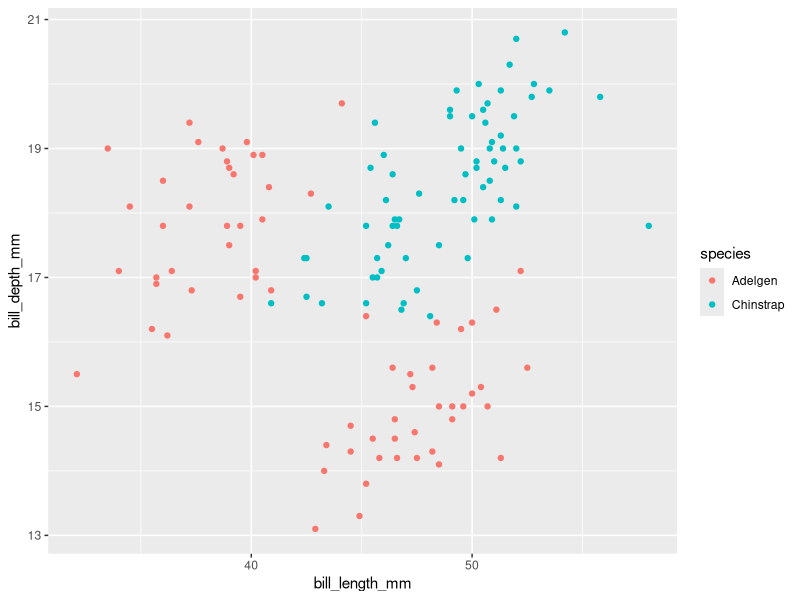
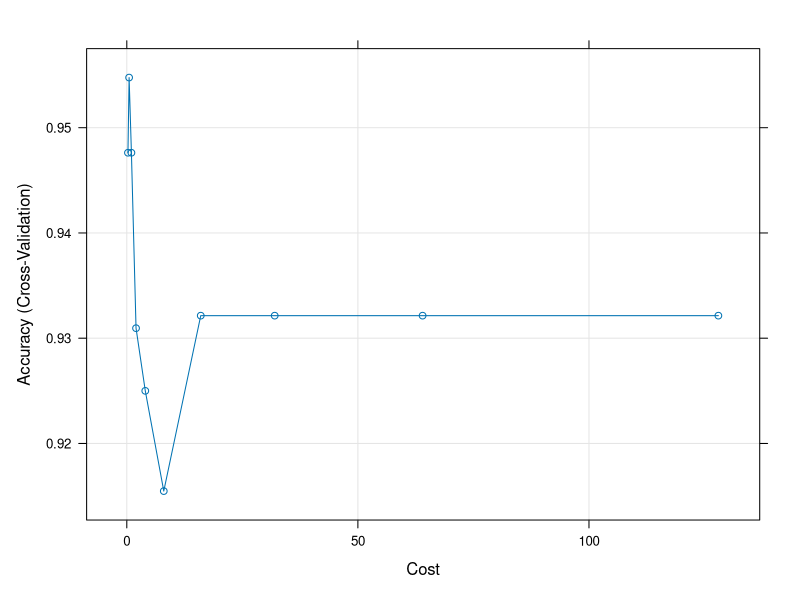
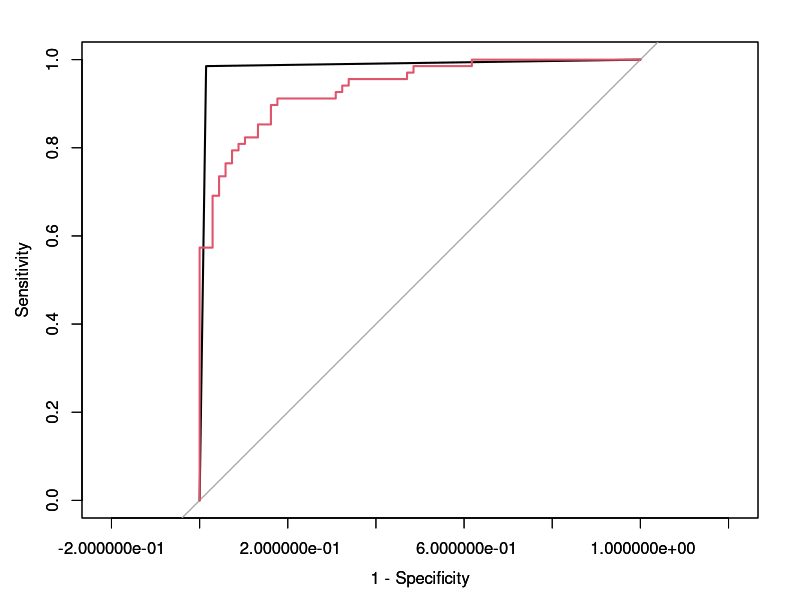
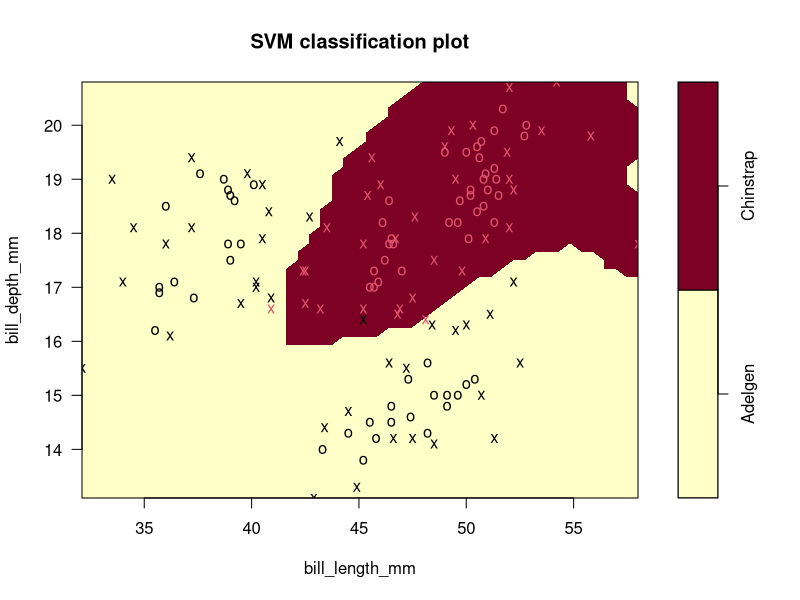
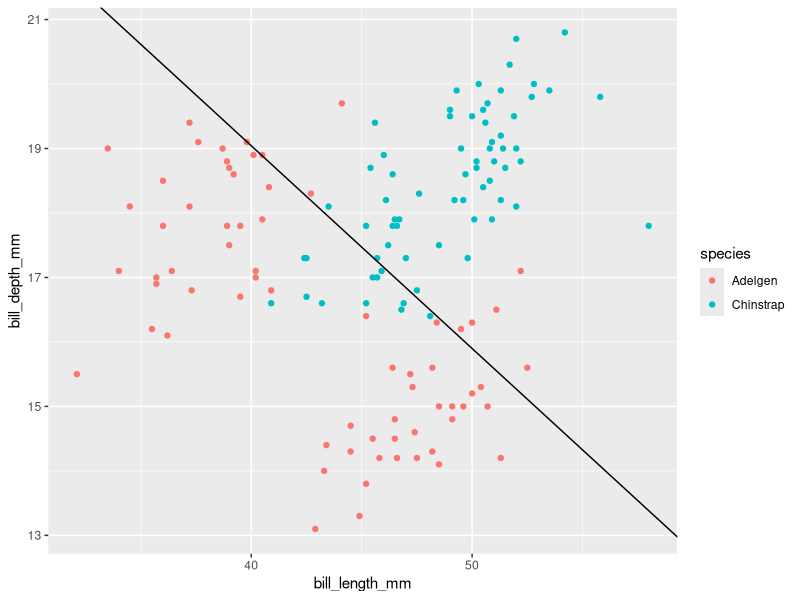
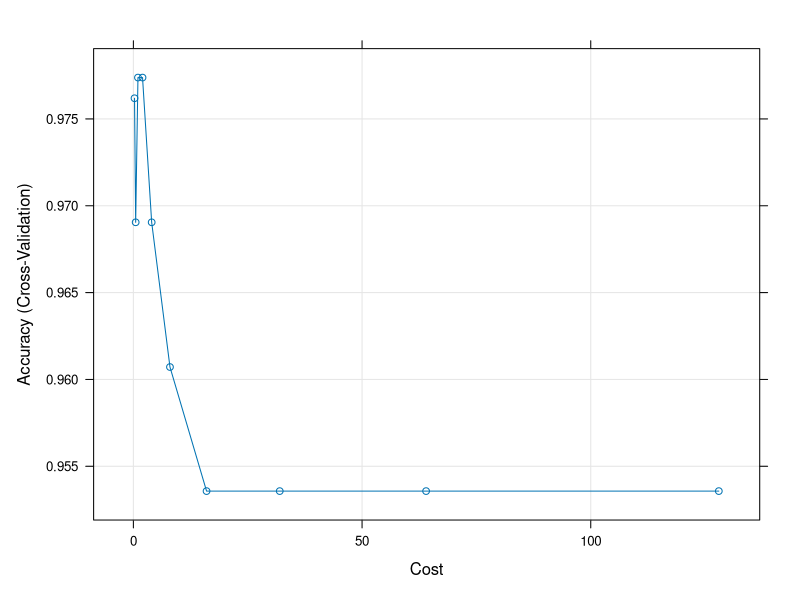
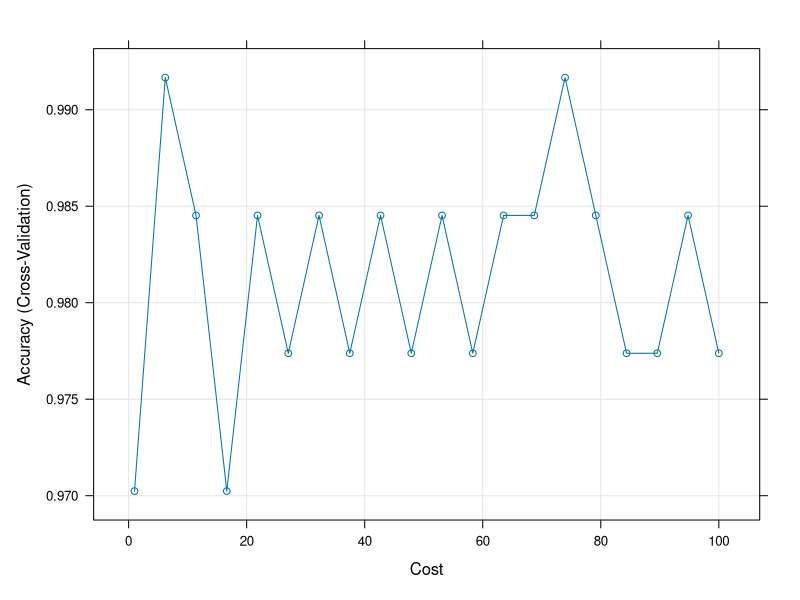
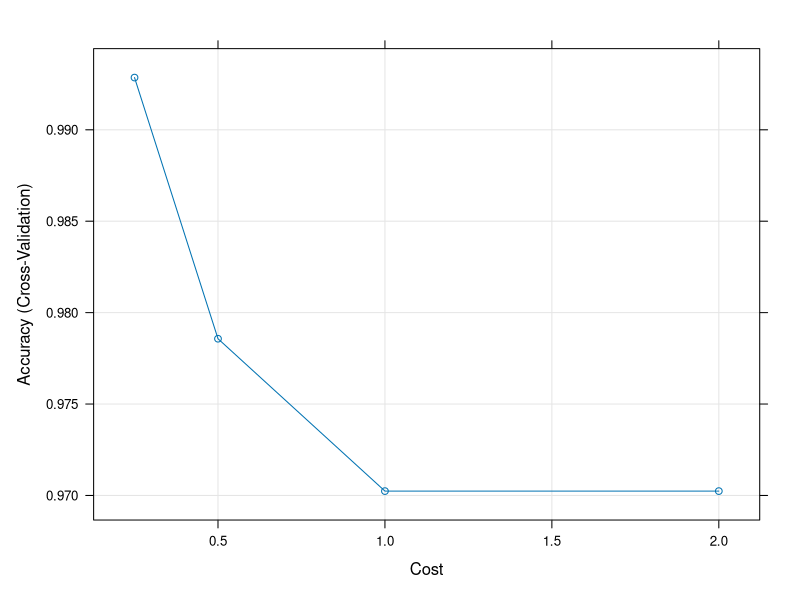

The R script that drew these images, in order:
## ---- chunk 1
knitr::opts_chunk$set(echo = TRUE, error=TRUE, message=FALSE, warning=FALSE)
## ---- chunk 2
library(ggplot2)
library(caret)
library(e1071)
library(ROCR)
library(dplyr)
library(palmerpenguins)
library(pROC)
## ---- chunk 3
# Import raw data
data(penguins)

# Check out the codebook by typing this in your console
#?penguins

# Create a new hybrid 
# And take a smaller sample (just for the purposes of this project)
set.seed(253)
new_penguins <- penguins %>% 
  mutate(species = case_when(
    species %in% c("Adelie","Gentoo") ~ "Adelgen",
    species == "Chinstrap" ~ "Chinstrap"
  )) %>% 
  group_by(species) %>% 
  sample_n(68)

# preprocess the data
new_penguins <- new_penguins %>%
  select(-year)%>%
  mutate(island=as.factor(island))

## ---- chunk 4
new_penguins %>% 
  ggplot(aes(x=bill_length_mm,y=bill_depth_mm,color=species))+
  geom_point()
## ---- chunk 5
set.seed(253)
svmR <- train(
     species~ bill_length_mm + bill_depth_mm,
    data = new_penguins,
    method = "svmRadial",
    trControl = trainControl(method = "cv", number = 10, classProbs = TRUE),
    tuneLength = 10,
    metric = "Accuracy",
    na.action = na.omit
)
svmR$results %>% filter((sigma==svmR$bestTune$sigma) & (C==svmR$bestTune$C) )
## ---- chunk 6
set.seed(253)
svmL <- train(
     species~ bill_length_mm + bill_depth_mm,
    data = new_penguins,
    method = "svmLinear",
    trControl = trainControl(method = "cv", number = 10),
    tuneLength = 10,
    metric = "Accuracy",
    na.action = na.omit
)
svmL$results %>% filter(C==svmL$bestTune$C)
## ---- chunk 7
set.seed(253)
svmP <- train(
    species~ bill_length_mm + bill_depth_mm,
    data = new_penguins,
    method = "svmPoly",
    trControl = trainControl(method = "cv", number = 10),
    tuneLength = 4,
    metric = "Accuracy",
    na.action = na.omit
)
## ---- chunk 8
svmP$results %>% filter((degree==svmP$bestTune$degree)&(C==svmP$bestTune$C)&(scale==svmP$bestTune$scale))
## ---- chunk 9
svmR$bestTune
plot(svmR)
## ---- chunk 10
set.seed(253)
logistic_model <- train(
    species ~ bill_length_mm+bill_depth_mm,
    data = new_penguins,
    method = "glm",
    family = "binomial",
    trControl = trainControl(method = "cv", number = 10),
    metric = "Accuracy",
    na.action = na.omit
)

## ---- chunk 11
predict_data <- na.omit(svmR$trainingData)
#p1<-predict(svmR,predict_data)
#roc(response=predict_data$.outcome,pred=as.numeric(p1),plot=TRUE, legacy.axes=TRUE)
classifications_svmR <- predict(svmR, newdata = predict_data, type = "raw")
confusionMatrix(data = classifications_svmR, 
  reference = as.factor(predict_data$.outcome), 
  positive = "Adelgen")
## ---- chunk 12
classifications_log <- predict(logistic_model, newdata = predict_data, type = "raw")
confusionMatrix(data = classifications_log, 
  reference = as.factor(predict_data$.outcome), 
  positive = "Adelgen")
## ---- chunk 13
p1<-predict(svmR,predict_data)
roc(response=predict_data$.outcome,pred=as.numeric(p1),plot=TRUE, legacy.axes=TRUE)
par(new=TRUE)
roc(response=predict_data$.outcome,pre=fitted(logistic_model),plot=TRUE,legacy.axes=TRUE,col=2)
## ---- chunk 14
svmR$results %>% filter((sigma==svmR$bestTune$sigma) & (C==svmR$bestTune$C) )
logistic_model$results
## ---- chunk 15
penguins_data<-new_penguins %>% mutate(species=as.factor(species)) %>% select(species,bill_length_mm,bill_depth_mm)
## ---- chunk 16
svmRfit=svm(as.factor(species)~bill_depth_mm+bill_length_mm, data=new_penguins, kernel="radial", cost=0.5,gamma=3.663707)
plot(svmRfit,penguins_data)
## ---- chunk 17
new_penguins %>% 
  ggplot(aes(x=bill_length_mm,y=bill_depth_mm,color=species))+
  geom_point()+
  geom_abline(intercept=39.8641/1.2608, slope = -0.3964/1.2608, linetype='solid', color='black')
## ---- chunk 18
set.seed(253)
svmR_f <- train(
     species~ .,
    data = new_penguins,
    method = "svmRadial",
    trControl = trainControl(method = "cv", number = 10),
    tuneLength = 10,
    metric = "Accuracy",
    na.action = na.omit
)
svmR_f$results %>% filter((sigma==svmR_f$bestTune$sigma) & (C==svmL$bestTune$C))
## ---- chunk 19
set.seed(253)
svmL_f <- train(
    species~ .,
    data = new_penguins,
    method = "svmLinear",
    trControl = trainControl(method = "cv", number = 10, classProbs = TRUE),
    tuneGrid = data.frame(C = seq(1, 100, length = 20)),
    metric = "Accuracy",
    na.action = na.omit
)
svmL_f$results %>% filter(C==svmL_f$bestTune$C)
## ---- chunk 20
set.seed(253)
svmP_f <- train(
    species~ .,
    data = new_penguins,
    method = "svmPoly",
    trControl = trainControl(method = "cv", number = 10),
    tuneLength = 4,
    metric = "Accuracy",
    na.action = na.omit
)
svmP_f$results %>% filter((degree==svmP_f$bestTune$degree) & (C==svmP_f$bestTune$C) & (scale==svmP_f$bestTune$scale))
## ---- chunk 21

set.seed(253)
svmP_f2 <- train(
    as.factor(species)~ .,
    data = new_penguins,
    method = "svmPoly",
    trControl = trainControl(method = "cv", number = 10),
    tuneGrid = data.frame(C=c(0.25,0.5,1,2),degree=1,scale=1),
    metric = "Accuracy",
    na.action = na.omit
)
## ---- chunk 22
plot(svmR_f)
plot(svmL_f)
plot(svmP_f2)
## ---- chunk 23
set.seed(253)
logistic_f_model <- train(
    as.factor(species) ~ .,
    data = new_penguins,
    method = "glm",
    family = "binomial",
    trControl = trainControl(method = "cv", number = 10),
    metric = "Accuracy",
    na.action = na.omit
)

## ---- chunk 24
predict_data_f <- na.omit(svmL_f$trainingData)
classifications_svmL_f <- predict(svmL_f, newdata = predict_data_f, type = "raw")
confusionMatrix(data = classifications_svmL_f, 
  reference = as.factor(predict_data_f$.outcome), 
  positive = "Adelgen")
## ---- chunk 25
classifications_log_f <- predict(logistic_f_model, newdata = predict_data_f, type = "raw")
confusionMatrix(data = classifications_log_f, 
  reference = as.factor(predict_data_f$.outcome), 
  positive = "Adelgen")
## ---- chunk 26
predict_data2<-na.omit(svmL_f$trainingData)
p2<-predict(svmL_f,predict_data2)
roc(response=predict_data2$.outcome,pred=as.numeric(p2),plot=TRUE, legacy.axes=TRUE)
par(new=TRUE)
roc(response=predict_data2$.outcome,pre=fitted(logistic_f_model),plot=TRUE,legacy.axes=TRUE,col=2)
## ---- chunk 27
svmL_f$results %>%filter(C==svmL_f$bestTune$C)
logistic_f_model$results
## ---- chunk 28
my_model <- svm(as.factor(species)~.,new_penguins, kernel='linear',
              cost=svmL_f$bestTune$C, decision.values=T)
ls=data.frame(predict(my_model,new_penguins))

penguins_with_cluster <- new_penguins %>%
  mutate(sex=as.numeric(as.factor(sex))-1)%>%
  na.omit() 
penguins_with_cluster <- merge(penguins_with_cluster,ls, by.x = 0, by.y = 0) %>% rename(predicted=predict.my_model..new_penguins.
) %>% 
  mutate(predicted=as.factor(predicted)) %>%
  select(-Row.names)

penguins_with_cluster<-penguins_with_cluster %>% mutate(islandDream=case_when(
  island=='Dream'~ 1, island!='Dream'~0))%>%
  mutate(islandBiscoe=case_when(
  island=='Biscoe'~ 1, island!='Biscoe'~0)) %>%
  mutate(islandTorgersen = case_when(
  island=='Torgersen'~ 1,island!='Torgersen'~0))
## ---- chunk 29
penguins_with_cluster %>% group_by(as.factor(predicted)) %>% summarise_all(mean)
## ---- chunk 30
par(mfrow=c(2,2))
penguins_with_cluster%>%
  ggplot(aes(x=bill_depth_mm))+
  geom_histogram()+
  labs(title = "Bill depth by classifications")+
  facet_wrap(~as.factor(predicted))
penguins_with_cluster%>%
  ggplot(aes(x=bill_length_mm))+
  geom_histogram()+
  labs(title = "Bill length by classifications")+
  facet_wrap(~predicted)
penguins_with_cluster%>%
  ggplot(aes(x=flipper_length_mm))+
  geom_histogram()+
  labs(title = "Flipper length by classifications")+
  facet_wrap(~predicted)

penguins_with_cluster%>%
  ggplot(aes(x=body_mass_g))+
  geom_histogram()+
  labs(title = "Body mass by classifications")+
  facet_wrap(~predicted)
## ---- chunk 31
penguins_with_cluster%>%
  ggplot(aes(x=as.factor(sex)))+
  geom_bar()+
  labs(title = "Sex by classifications")+
  facet_wrap(~predicted)

penguins_with_cluster%>%
  ggplot(aes(x=as.factor(island)))+
  geom_bar()+
  labs(title = "Island by classifications")+
  facet_wrap(~predicted)
